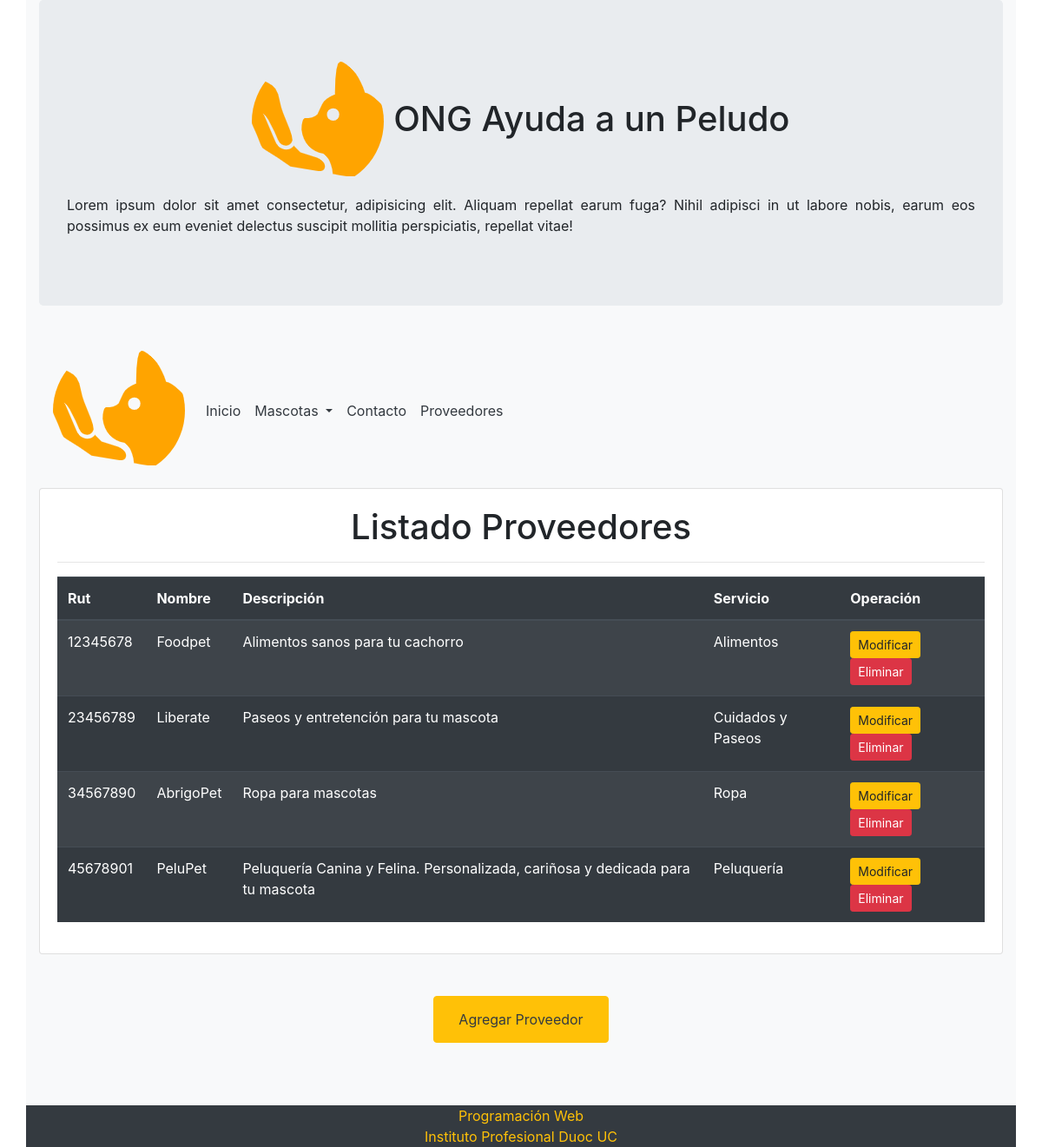
The app's page /listar-proveedores/, older data.
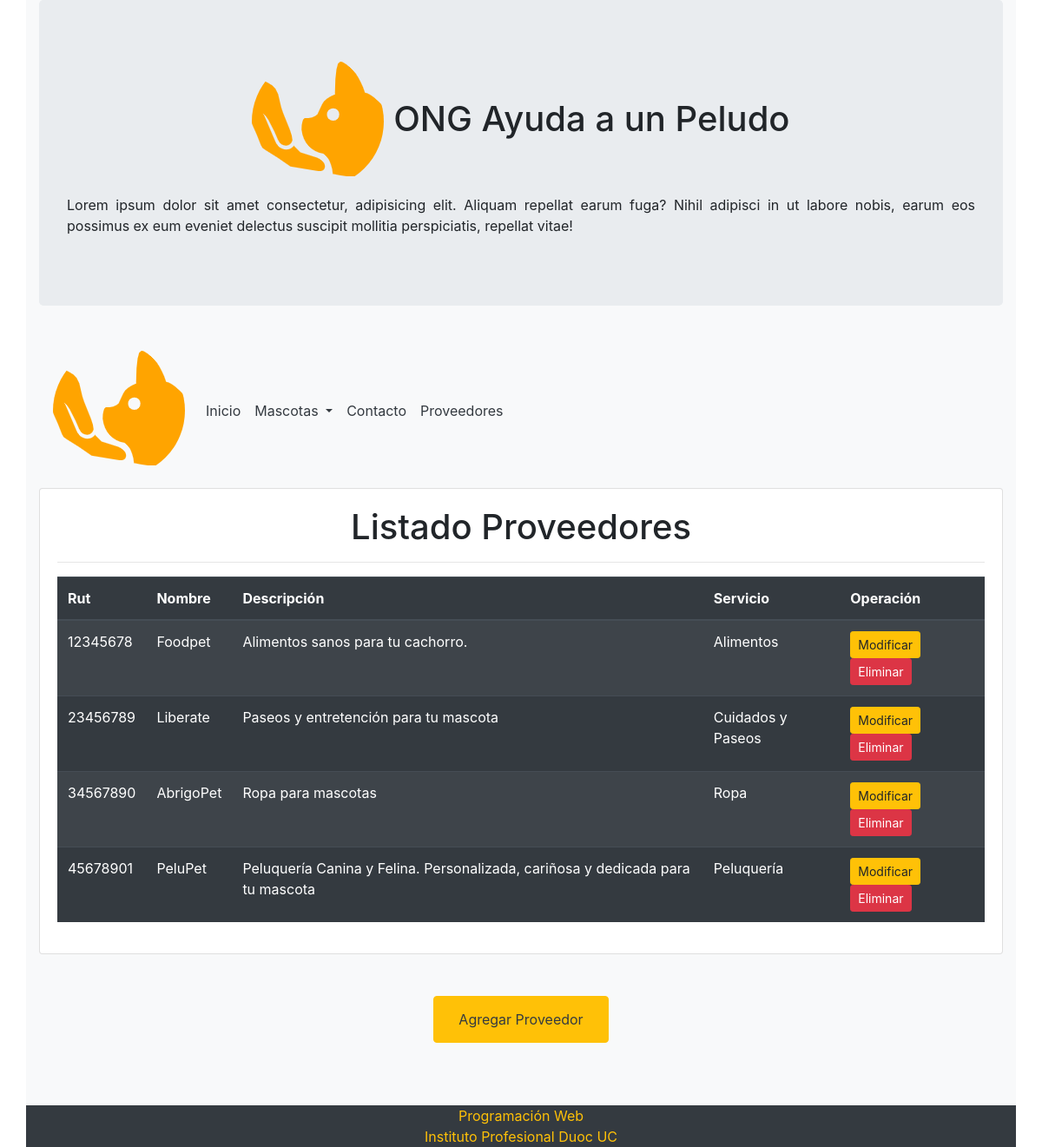
The same page, newer data.
### core/models.py (models this page shows, shortened)
class Proveedor (models.Model):
    rut = models.CharField(max_length=13 , primary_key=True, verbose_name="Rut proveedor")
    nombre = models.CharField(max_length=50, verbose_name="Nombre")
    descripcion = models.TextField(max_length=100,verbose_name="Descripcion")
    email = models.CharField(max_length=50, verbose_name="Email")
    telefono = models.CharField(max_length=20, verbose_name="Telefono")
    logo = models.ImageField(upload_to = "proveedores",null=True)
    servicio = models.ForeignKey(Servicio, on_delete=models.CASCADE)

class Servicio (models.Model):
    id_servicio = models.IntegerField(primary_key=True, verbose_name="ID Servicio")
    nombre_servicio = models.CharField(max_length=50, verbose_name="Servicio")
    def __str__(self):
        return self.nombre_servicio

### core/views.py (the view)
# urls.py: path('listar-proveedores/', listar_proveedores, name="listar_proveedores"),
def listar_proveedores(request):
    proveedores = Proveedor.objects.all()
    contexto = {
        'proveedores' : proveedores
    }
    return render(request, 'core/listar_proveedores.html',contexto)

### core/templates/core/listar_proveedores.html (shortened to what this page needs)
{% extends 'core/base.html' %} {% load static %}  {% block css %}
<link rel="stylesheet" href="{% static 'core/css/estilo.css' %}" />
{% endblock %} {% block contenido %}
<div class="card">
  <div class="card-body">
    <h1 class="text-center">Listado Proveedores</h1>
    <hr />
    <table
      class="table table-dark table-hover table-striped table-responsive-sm"
    >
      <thead>
        <tr>
          <th scope="col">Rut</th>
          <th scope="col">Nombre</th>
          <th scope="col">Descripción</th>
          <th scope="col">Servicio</th>
          <th scope="col">Operación</th>
        </tr>
      </thead>
      <tbody>
        {%for p in proveedores %}
        <tr>
          <td>{{p.rut}}</td>
          <td>{{p.nombre}}</td>
          <td>{{p.descripcion}}</td>
          <td>{{p.servicio}}</td>
          <td>
            <a
              href="{%url 'modificar_proveedor' p.rut %}"
              class="btn btn-warning btn-sm"
              >Modificar</a
            >
            <a
              href="#"
              onclick="confirmarEliminar({{ p.rut }})"
              class="btn btn-danger btn-sm"
              >Eliminar</a
            >
          </td>
        </tr>
        {% endfor %}
      </tbody>
    </table>
  </div>
</div>
<br />
<br />
<div class="d-flex justify-content-center">
  <button class="btn btn-warning">
    <a class="nav-link text-dark" href="{% url 'nuevo_proveedor'%}"
      >Agregar Proveedor</a
    >
  </button>
</div>
<br />
<br />
{% endblock %}

Row changes from the older to the newer data that the page shows:
changed Proveedor "Foodpet": descripcion "Alimentos sanos para tu cachorro" → "Alimentos sanos para tu cachorro."
